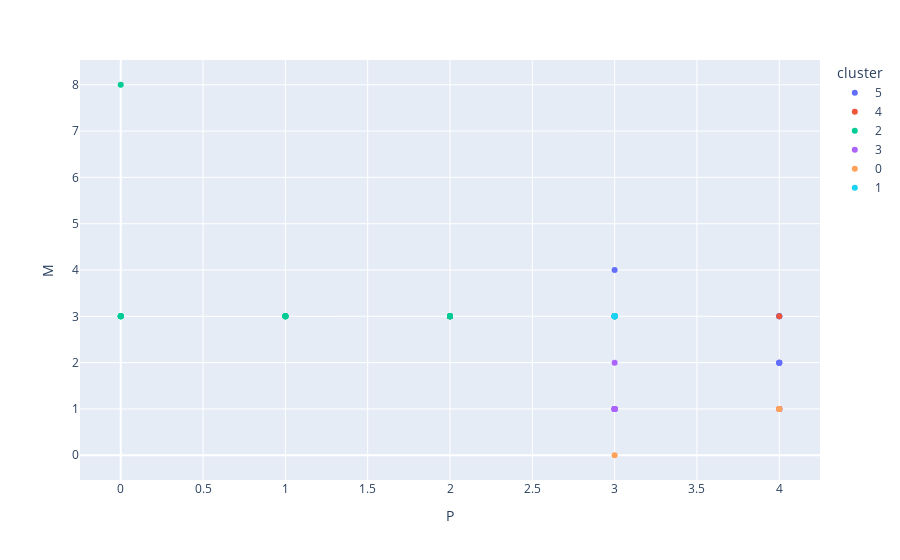

This figure's notebook cell:
### Markdown cell above
Create the P vs M scatterplot.

### Code cell
px.scatter(dataframe,x = "P",y = "M",color = "cluster")

#<xml xmlns="https://developers.google.com/blockly/xml"><variables><variable id="o]8d]RxO,Gcx(.ogOS#{">px</variable><variable id="w0MtU$GK$_0i(vCQ@}s{">dataframe</variable></variables><block type="varDoMethod" id="Dn5fvKUj5b*)^9)1eTd8" x="-72" y="81"><mutation items="4"></mutation><field name="VAR" id="o]8d]RxO,Gcx(.ogOS#{">px</field><field name="MEMBER">scatter</field><data>px:scatter</data><value name="ADD0"><block type="variables_get" id="j7;K-#L?vCt~imZ?=Oax"><field name="VAR" id="w0MtU$GK$_0i(vCQ@}s{">dataframe</field></block></value><value name="ADD1"><block type="dummyOutputCodeBlock" id="Od4~8dz?HlhMIYS8s~gV"><field name="CODE">x = "P"</field></block></value><value name="ADD2"><block type="dummyOutputCodeBlock" id="pwXKi)V{FZ:PE[jU!H,r"><field name="CODE">y = "M"</field></block></value><value name="ADD3"><block type="dummyOutputCodeBlock" id="-O+U-Gyb3EVUUL/h0pO?"><field name="CODE">color = "cluster"</field></block></value></block></xml>

### Figure 1 — Plotly figure (JSON) as saved in the notebook; plotly's stock layout.template omitted (floating-point values rounded to 4 significant figures)
{"data": [{"hovertemplate": "cluster=5<br>P=%{x}<br>M=%{y}<extra></extra>", "legendgroup": "5", "marker": {"color": "#636efa", "symbol": "circle"}, "mode": "markers", "name": "5", "orientation": "v", "showlegend": true, "type": "scatter", "x": [3, 4, 4, 4, 4, 4, 4, 4], "xaxis": "x", "y": [4, 3, 3, 2, 2, 2, 2, 3], "yaxis": "y"}, {"hovertemplate": "cluster=4<br>P=%{x}<br>M=%{y}<extra></extra>", "legendgroup": "4", "marker": {"color": "#EF553B", "symbol": "circle"}, "mode": "markers", "name": "4", "orientation": "v", "showlegend": true, "type": "scatter", "x": [3, 3, 2, 2, 1, 2, 2, 2, 4, 3], "xaxis": "x", "y": [3, 3, 3, 3, 3, 3, 3, 3, 3, 3], "yaxis": "y"}, {"hovertemplate": "cluster=2<br>P=%{x}<br>M=%{y}<extra></extra>", "legendgroup": "2", "marker": {"color": "#00cc96", "symbol": "circle"}, "mode": "markers", "name": "2", "orientation": "v", "showlegend": true, "type": "scatter", "x": [0, 2, 3, 2, 2, 2, 2, 2, 2, 1, 1, 1, 1, 0, 0, 0, 0, 0, 1, 1], "xaxis": "x", "y": [8, 3, 3, 3, 3, 3, 3, 3, 3, 3, 3, 3, 3, 3, 3, 3, 3, 3, 3, 3], "yaxis": "y"}, {"hovertemplate": "cluster=3<br>P=%{x}<br>M=%{y}<extra></extra>", "legendgroup": "3", "marker": {"color": "#ab63fa", "symbol": "circle"}, "mode": "markers", "name": "3", "orientation": "v", "showlegend": true, "type": "scatter", "x": [4, 4, 3, 3, 3, 4, 3, 3, 4, 3, 3, 3, 3, 3, 3], "xaxis": "x", "y": [1, 1, 1, 1, 1, 1, 1, 1, 1, 1, 1, 1, 1, 1, 2], "yaxis": "y"}, {"hovertemplate": "cluster=0<br>P=%{x}<br>M=%{y}<extra></extra>", "legendgroup": "0", "marker": {"color": "#FFA15A", "symbol": "circle"}, "mode": "markers", "name": "0", "orientation": "v", "showlegend": true, "type": "scatter", "x": [4, 4, 3, 4], "xaxis": "x", "y": [1, 1, 0, 1], "yaxis": "y"}, {"hovertemplate": "cluster=1<br>P=%{x}<br>M=%{y}<extra></extra>", "legendgroup": "1", "marker": {"color": "#19d3f3", "symbol": "circle"}, "mode": "markers", "name": "1", "orientation": "v", "showlegend": true, "type": "scatter", "x": [3, 3, 3, 3, 3, 3, 3, 3, 3], "xaxis": "x", "y": [3, 3, 3, 3, 3, 3, 3, 3, 3], "yaxis": "y"}], "layout": {"legend": {"title": {"text": "cluster"}, "tracegroupgap": 0}, "margin": {"t": 60}, "xaxis": {"anchor": "y", "domain": [0, 1], "title": {"text": "P"}}, "yaxis": {"anchor": "x", "domain": [0, 1], "title": {"text": "M"}}}}
